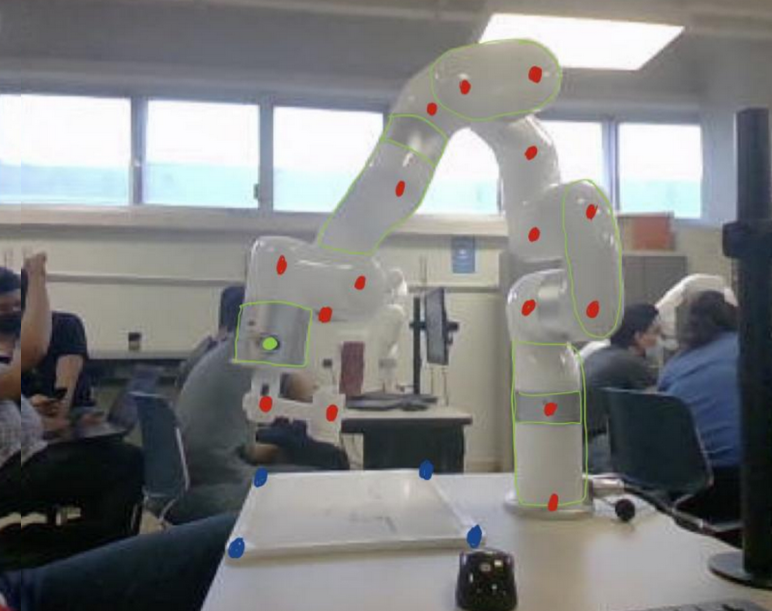
#> input picture XArm6_Muñoz/After.png, 772 x 611 px, found by its file name
$ python detectPoints.py
#> lines starting #> are read from the running program, lines starting #| are printed output that depends on the picture; after the words box and inside, x2 and y2 are one past the last pixel; in counts of white or black regions, pixels touching at a corner belong together
import cv2
import numpy as np

def detect_colored_points(image_path):
    """
    Detects red, blue, and green points in an image using OpenCV.

    Args:
        image_path (str): The path to the input image.

    Returns:
        dict: A dictionary containing lists of detected red, blue, and green points.
              Each point is represented as a tuple (x, y).
    """
#> called with image_path = 'XArm6_Muñoz/After.png'
    try:
        img = cv2.imread(image_path)
#> img is the input picture: shape (611, 772, 3); mean B, G, R 127.9, 127.6, 126.5
        if img is None:
            raise FileNotFoundError(f"Image not found at {image_path}")

        hsv = cv2.cvtColor(img, cv2.COLOR_BGR2HSV)
#> hsv: shape (611, 772, 3); mean H, S, V 75, 35.5, 133.8

        # Define color ranges
        lower_red1 = np.array([0, 150, 100])
        upper_red1 = np.array([10, 255, 255])
        lower_red2 = np.array([160, 150, 100])
        upper_red2 = np.array([180, 255, 255])
        lower_blue = np.array([100, 180, 120])
        upper_blue = np.array([120, 255, 255])
        lower_green = np.array([40, 140, 180])
        upper_green = np.array([70, 255, 255])

        # Create masks
        mask_red1 = cv2.inRange(hsv, lower_red1, upper_red1)
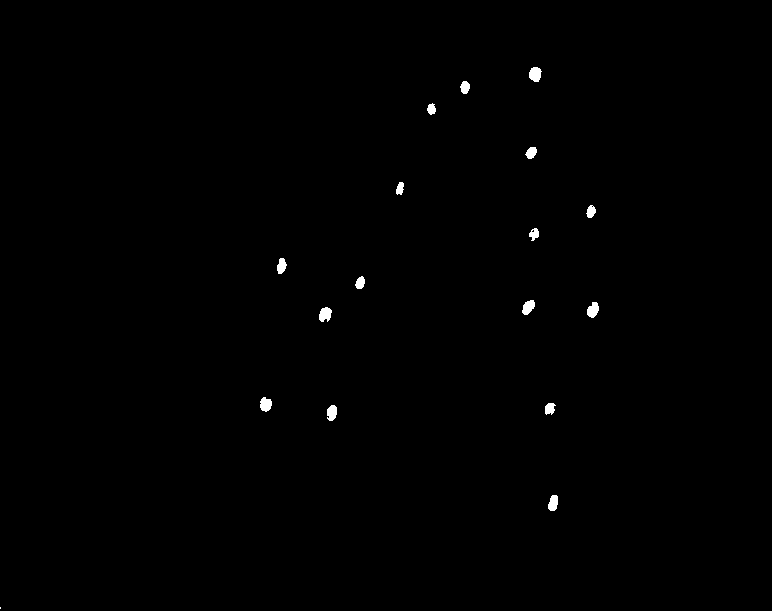
#> mask_red1: shape (611, 772); 0.38% white; 17 white regions (1 under 20 px), largest, box (x1, y1, x2, y2) and area: (529, 67, 542, 82) 149, (319, 307, 332, 322) 145, (587, 302, 599, 318) 138
        mask_red2 = cv2.inRange(hsv, lower_red2, upper_red2)
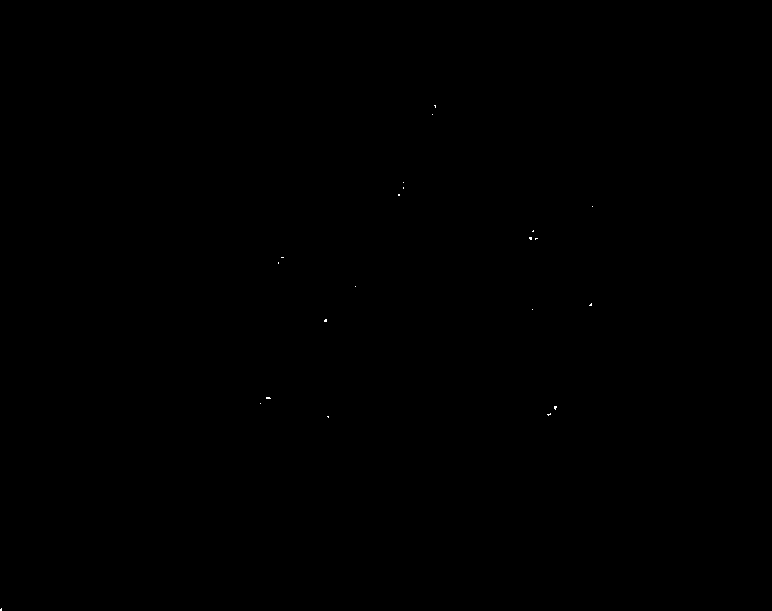
#> mask_red2: shape (611, 772); 0.02% white in thin lines or dots, all inside (x1, y1, x2, y2) = (0, 105, 593, 611)
        mask_red = cv2.bitwise_or(mask_red1, mask_red2)
#> mask_red: shape (611, 772); 0.4% white; 17 white regions (1 under 20 px), largest, box (x1, y1, x2, y2) and area: (319, 307, 332, 322) 153, (529, 67, 542, 82) 149, (260, 397, 272, 412) 146
        mask_blue = cv2.inRange(hsv, lower_blue, upper_blue)
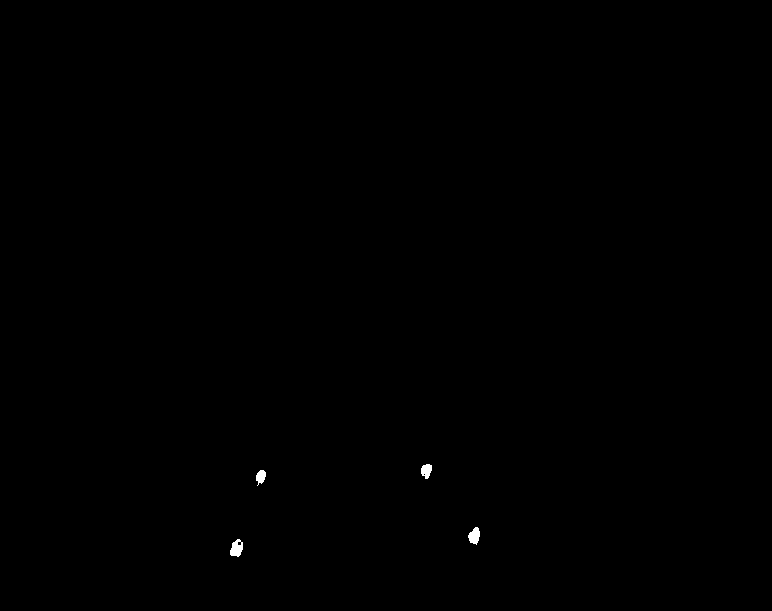
#> mask_blue: shape (611, 772); 0.11% white; 4 white regions, box (x1, y1, x2, y2) and area: (230, 539, 243, 557) 162, (468, 527, 480, 545) 146, (421, 464, 432, 479) 121, (256, 470, 266, 486) 106
        mask_green = cv2.inRange(hsv, lower_green, upper_green)
#> mask_green: shape (611, 772); 0.01% white; 1 white region

        # Find contours
        contours_red, _ = cv2.findContours(mask_red, cv2.RETR_EXTERNAL, cv2.CHAIN_APPROX_SIMPLE)
#> contours_red = 17 contours, 1 with area under 20; largest, box (x1, y1, x2, y2) and area: (319, 307, 332, 322) 132, (529, 67, 542, 82) 128, (260, 397, 272, 412) 126, (587, 302, 599, 318) 124, (522, 300, 535, 315) 116
        contours_blue, _ = cv2.findContours(mask_blue, cv2.RETR_EXTERNAL, cv2.CHAIN_APPROX_SIMPLE)
#> contours_blue = 4 contours; box (x1, y1, x2, y2) and area: (230, 539, 243, 557) 148, (468, 527, 480, 545) 124, (421, 464, 432, 479) 102, (256, 470, 266, 486) 86
        contours_green, _ = cv2.findContours(mask_green, cv2.RETR_EXTERNAL, cv2.CHAIN_APPROX_SIMPLE)
#> contours_green = 1 contour; box (x1, y1, x2, y2) and area: (265, 339, 275, 348) 52

        # Get center points
        def get_centers(contours):
            points = []
            for contour in contours:
                M = cv2.moments(contour)
                if M["m00"] != 0:
                    cx = int(M["m10"] / M["m00"])
                    cy = int(M["m01"] / M["m00"])
                    points.append((cx, cy))
#> this loop made 17 passes
#> (contour, cx, cy) on pass 1: ([[0, 607], [0, 610], [1, 610], [1, 608]], 0, 608)
#> (cx, cy) on passes 2 to 7: (552, 502), (331, 412), (549, 408), (265, 403), (324, 314), (592, 309)
#> after the loop, points = [(0, 608), (552, 502), (331, 412), (549, 408), (265, 403), (324, 314), (592, 309), (527, 306), (359, 282), (281, 265), (533, 234), (590, 211), (399, 188), (530, 152), (431, 108), (464, 86), (534, 73)]
            return np.array(points)

        return {
            "red": get_centers(contours_red),
            "blue": get_centers(contours_blue),
            "green": get_centers(contours_green)
        }
#> the loop in get_centers (call 2), `for contour in contours:` made 4 passes
#> (cx, cy) on passes 1 to 4: (236, 547), (474, 535), (260, 476), (426, 470)

    except Exception as e:
        print(f"Error: {e}")
        return {"red": np.array([]), "blue": np.array([]), "green": np.array([])}

# [24 lines left out: function show_pixel_info, not called in this run]

if __name__ == "__main__":
    image_file = "XArm6_Muñoz/After.png"

    # Detect points
    colored_points = detect_colored_points(image_file)
#> colored_points = 3 items
    print("Red points:\n", colored_points["red"])
#> (printed output is left out)
    print("Blue points:\n", colored_points["blue"])
#| Blue points:
#|  [[236 547]
#|  [474 535]
#|  [260 476]
#|  [426 470]]
    print("Green points:\n", colored_points["green"])
#| Green points:
#|  [[269 343]]

    # Load the image
    img = cv2.imread(image_file)
    if img is None:
        print(f"Error: Could not load image {image_file}")
        exit()

    img_display = img.copy()

    # Draw detected points
    for x, y in colored_points["red"]:
        cv2.circle(img_display, (x, y), 5, (255, 255, 255), -1)  # White
#> this loop made 17 passes
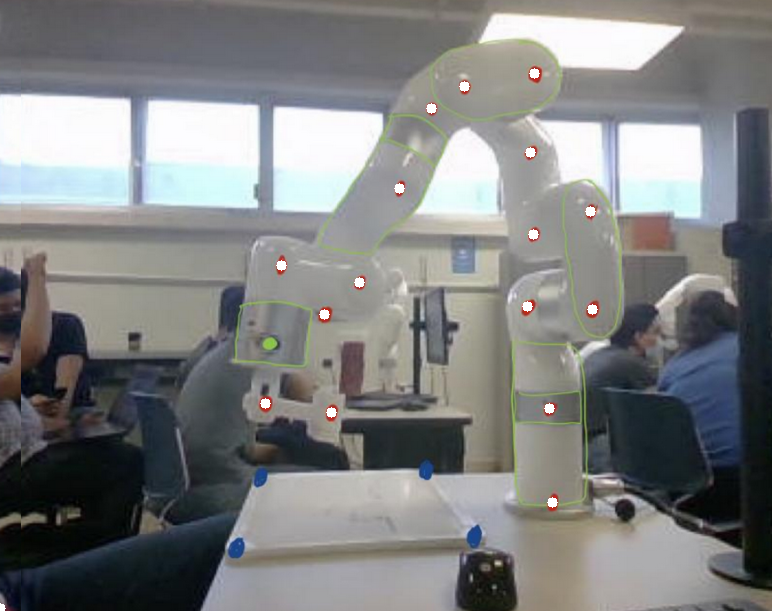
#> img_display: shape (611, 772, 3); 0.28% of pixels changed, all inside (x1, y1, x2, y2) = (0, 68, 598, 611)
    for x, y in colored_points["blue"]:
        cv2.circle(img_display, (x, y), 5, (0, 0, 0), -1)  # Black
#> this loop made 4 passes
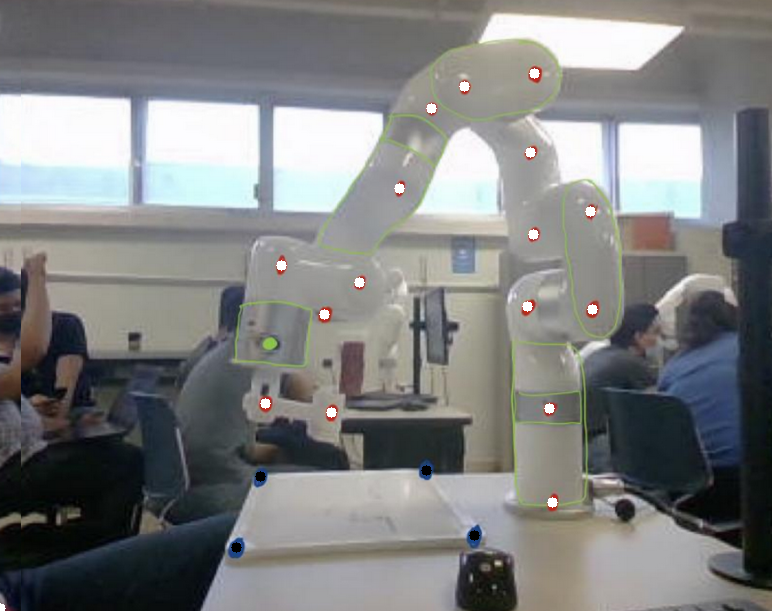
#> img_display: shape (611, 772, 3); 0.07% of pixels changed, all inside (x1, y1, x2, y2) = (231, 465, 480, 553)
    for x, y in colored_points["green"]:
        cv2.circle(img_display, (x, y), 5, (0, 255, 0), -1)  # Green
#> this loop made 1 pass
#> (x, y) on pass 1: (269, 343)
#> img_display: shape (611, 772, 3); 0.02% of pixels changed, all inside (x1, y1, x2, y2) = (264, 338, 275, 349)

    clicked_points = []

    # [46 lines left out: function mouse_handler, not called in this run]


    # Set combined mouse callback
    cv2.imshow("Detected Points", img_display)
    cv2.setMouseCallback("Detected Points", mouse_handler, (img_display, img))

    print("\nHover to inspect pixels. Click to draw lines. Press any key to exit.")
    cv2.waitKey(0)
    cv2.destroyAllWindows()
